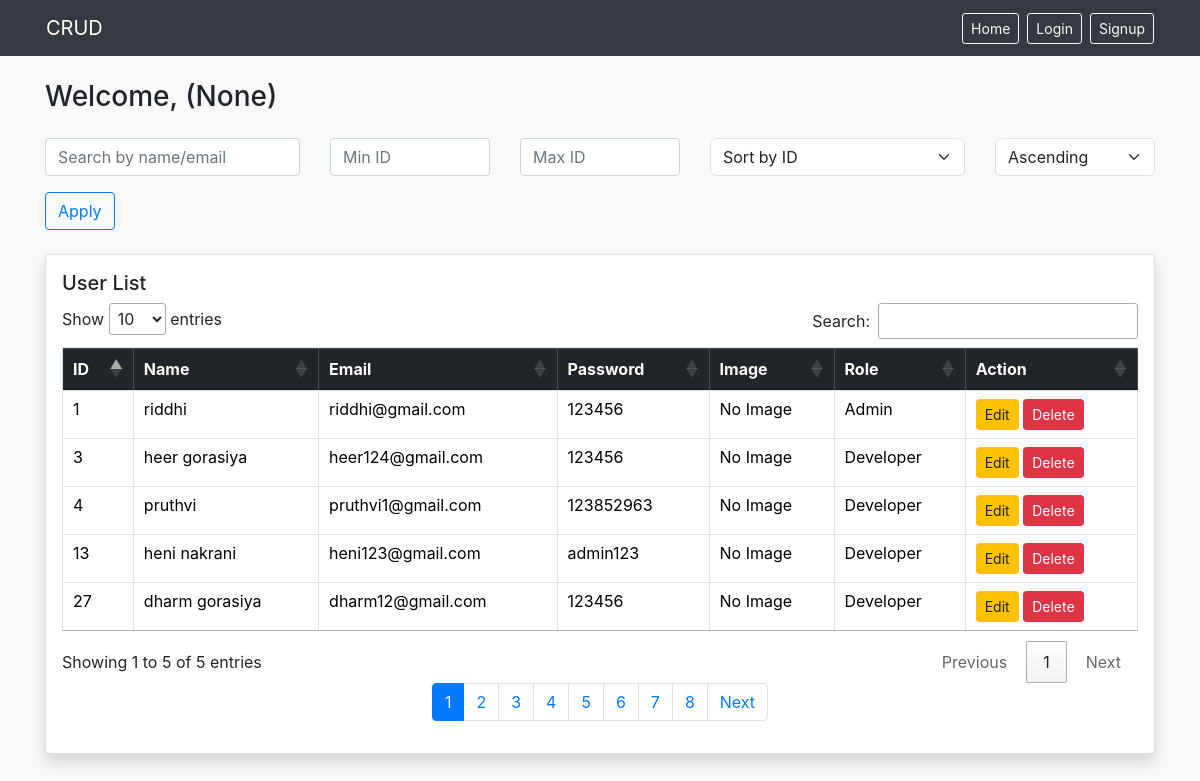
Page /show/ on the committed database.
### myapp/models.py (models this page shows, shortened)
class User(models.Model):
    ROLE_CHOICES = [
        ('Admin', 'Admin'),
        ('Project Manager', 'Project Manager'),
        ('Developer', 'Developer'),
    ]
    user = models.ForeignKey(AuthUser, on_delete=models.SET_NULL, null=True, blank=True)
    name = models.CharField(max_length=100)
    email = models.EmailField(max_length=100)
    password = models.CharField(max_length=100)
    role = models.CharField(max_length=50, choices=ROLE_CHOICES, default='Developer')
    created_by = models.ForeignKey('self', null=True, blank=True, on_delete=models.SET_NULL, related_name='created_users')
    profile_image = models.ImageField(upload_to='profile_pics/', blank=True, null=True)

### myapp/views.py (the view)
# urls.py: path('show/', views.add_show, name="addandshow"),
def add_show(request):
    current_user = request.user
    try:
        profile = User.objects.get(user=current_user)
        role = profile.role
    except:
        role = None
        profile = None
    if request.method == 'POST':
        if role not in ['Admin', 'Project Manager']:
            messages.error(request, "You don't have permission to add records.")
            return redirect('addandshow')
        fm = StudentRegistration(request.POST, request.FILES)
        if fm.is_valid():
            instance = fm.save(commit=True)
            instance.created_by = profile
            instance.user = current_user
            instance.save()
            messages.success(request, "Record added successfully!")
            return redirect('addandshow')
    else:
        fm = StudentRegistration()
    if role == 'Admin':
        stud = User.objects.all()
    elif role == 'Project Manager':
        stud = User.objects.filter(created_by=profile)
    elif role == 'Developer':
        stud = User.objects.filter(user=current_user)
    else:
        stud = User.objects.all().order_by('-id')
    search = request.GET.get('search', '')
    id_min = request.GET.get('id_min', '')
    id_max = request.GET.get('id_max', '')
    sort_field = request.GET.get('sort', 'id')
    order = request.GET.get('order', 'asc')
    if search:
        stud = stud.filter(Q(name__icontains=search) | Q(email__icontains=search))
    if id_min and id_max:
        stud = stud.filter(id__range=(id_min, id_max))
    elif id_min:
        stud = stud.filter(id__gte=id_min)
    elif id_max:
        stud = stud.filter(id__lte=id_max)
    allowed = ['id', 'name', 'email', 'role']
    if sort_field not in allowed:
        sort_field = 'id'
    sort_expr = f'-{sort_field}' if order == 'desc' else sort_field
    stud = stud.order_by(sort_expr)
    paginator = Paginator(stud, 5)
    page_number = request.GET.get('page')
    stud = paginator.get_page(page_number)
    querydict = request.GET.copy()
    querydict.pop('page', None)
    preserved_query = querydict.urlencode()
    return render(request, 'myapp/addandshow.html', {
        'form': fm,
        'stu': stud,
        'role': role,
        'search': search,
        'id_min': id_min,
        'id_max': id_max,
        'sort_field': sort_field,
        'order': order,
        'preserved_query': preserved_query
    })

### myapp/forms.py (shortened to what this page needs)
class StudentRegistration(forms.ModelForm):
    class Meta:
        model = User
        fields = ['name', 'email', 'password', 'role', 'profile_image']
        labels = {'name' : 'Enter Name', 'email' : 'Enter Email'}
        error_messages = {
            'name' : {'required':'Name Is Required...'},
            'email' : {'required':'Email Is Required...'},
            'password' : {'required':'Password Is Required...'}
        }
        widgets = {
            'name': forms.TextInput(attrs={'class':'form-control', 'placeholder':'Enter your name'}),
            'email': forms.EmailInput(attrs={'class':'form-control', 'placeholder':'Enter your email'}),
            'password': forms.PasswordInput(render_value=True, attrs={'class':'form-control', 'placeholder':'Enter your password'}),
            'role': forms.Select(attrs={'class': 'form-select'}),
        }

### myapp/templates/myapp/addandshow.html (shortened to what this page needs)
{% extends 'myapp/base.html' %}
{% block content %}
<div class="container mt-4">
    <h3 class="mb-4">Welcome, {{ user.username }} ({{ role }})</h3>
    <form method="GET" class="row mb-4">
        <div class="col-md-3">
            <input type="text" id="nameFilter" name="search" class="form-control" placeholder="Search by name/email" value="{{ search }}">
        </div>
        <div class="col-md-2">
            <input type="number" id="min" name="id_min" class="form-control" placeholder="Min ID" value="{{ id_min }}">
        </div>
        <div class="col-md-2">
            <input type="number"  id="max" name="id_max" class="form-control" placeholder="Max ID" value="{{ id_max }}">
        </div>
        <div class="col-md-3">
            <select name="sort" class="form-select">
                <option value="id" {% if sort_field == 'id' %}selected{% endif %}>Sort by ID</option>
            </select>
        </div>
        <div class="col-md-2">
            <select name="order" class="form-select">
                <option value="asc" {% if order == 'asc' %}selected{% endif %}>Ascending</option>
            </select>
        </div>
        <div class="col-md-12 mt-3">
            <button class="btn btn-outline-primary">Apply</button>
        </div>
    </form>
    <div class="card shadow p-3">
        <h5>User List</h5>
        <table id="myTable" class="table table-bordered table-hover">
        <link href="https://cdnjs.cloudflare.com/ajax/libs/twitter-bootstrap/4.5.2/css/bootstrap.css" rel="stylesheet">
        <link href="https://cdn.datatables.net/1.11.1/css/dataTables.bootstrap4.min.css" rel="stylesheet">
            <thead class="table-dark">
                <tr>
                    <th>ID</th>
                    <th>Name</th>
                    <th>Email</th>
                    <th>Password</th>
                    <th>Image</th>
                    <th>Role</th>
                    <th>Action</th>
                </tr>
            </thead>
            <tbody>
                {% for st in stu %}
                <tr>
                    <td>{{ st.id }}</td>
                    <td>{{ st.name }}</td>
                    <td>{{ st.email }}</td>
                    <td>{{ st.password }}</td>
                    <td>
                        {% if st.profile_image %}
                            <img src="{{ st.profile_image.url }}"
                            style="height:55px; width:55px; object-fit:cover; cursor:pointer; border-radius:6px;"
                            onclick="openImageModal('{{ st.profile_image.url }}')">
                            {% comment %} style="height:55px; width:55px; object-fit:cover; border-radius:6px;"> {% endcomment %}
                        {% else %}
                            No Image
                        {% endif %}
                    </td>
                    <td>{{ st.role }}</td>
                    <td>
                        <a href="{% url 'updatedata' st.id %}" class="btn btn-warning btn-sm">Edit</a>
                    {% if role != "Developer" %}
                        <form action="{% url 'deletedata' st.id %}" method="POST" style="display:inline;">
                            <button class="btn btn-danger btn-sm">Delete</button>
                        </form>
                    </td>
                    {% endif %}
                </tr>
                {% empty %}
                <tr><td colspan="5" class="text-center">No records found.</td></tr>
                {% endfor %}
            </tbody>
        </table>
        <nav>
            <ul class="pagination justify-content-center">
                {% for i in stu.paginator.page_range %}
                <li class="page-item {% if stu.number == i %}active{% endif %}">
                    <a class="page-link" href="?page={{ i }}&{{ preserved_query }}">{{ i }}</a>
                </li>
                {% endfor %}
                {% if stu.has_next %}
                <li class="page-item">
                    <a class="page-link" href="?page={{ stu.next_page_number }}&{{ preserved_query }}">Next</a>
                </li>
                {% endif %}
            </ul>
        </nav>
    </div>
</div>
{% endblock %}

### rows in the picture
User: id "1", name "riddhi", email "riddhi@gmail.com", password "123456", shows "No Image", role "Admin"
User: id "3", name "heer gorasiya", email "heer124@gmail.com", password "123456", profile_image "No Image", role "Developer"
User: id "4", name "pruthvi", email "pruthvi1@gmail.com", password "123852963", shows "No Image", role "Developer"
User: id "13", name "heni nakrani", email "heni123@gmail.com", password "admin123", shows "No Image", role "Developer"
User: id "27", name "dharm gorasiya", email "dharm12@gmail.com", password "123456", profile_image "No Image", role "Developer"

### other values in the picture
{{ role }} "None"
{{ i }} "1" "2" "3" "4" "5" "6" "7" "8"
